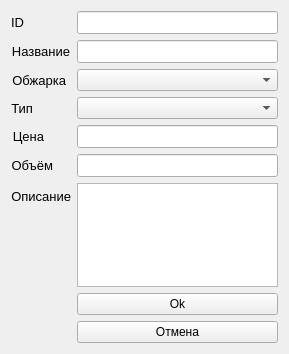
<?xml version="1.0" encoding="UTF-8"?>
<ui version="4.0">
 <class>Form</class>
 <widget class="QWidget" name="Form">
  <property name="geometry">
   <rect>
    <x>0</x>
    <y>0</y>
    <width>289</width>
    <height>354</height>
   </rect>
  </property>
  <property name="windowTitle">
   <string>Работа с записями</string>
  </property>
  <layout class="QFormLayout" name="formLayout">
   <item row="0" column="0">
    <widget class="QLabel" name="label_ID">
     <property name="font">
      <font>
       <pointsize>10</pointsize>
      </font>
     </property>
     <property name="text">
      <string>ID</string>
     </property>
     <property name="alignment">
      <set>Qt::AlignRight|Qt::AlignTrailing|Qt::AlignVCenter</set>
     </property>
    </widget>
   </item>
   <item row="0" column="1">
    <widget class="QLineEdit" name="lineEdit_ID">
     <property name="font">
      <font>
       <pointsize>10</pointsize>
      </font>
     </property>
    </widget>
   </item>
   <item row="1" column="0">
    <widget class="QLabel" name="label_ID_2">
     <property name="font">
      <font>
       <pointsize>10</pointsize>
      </font>
     </property>
     <property name="text">
      <string>Название</string>
     </property>
     <property name="alignment">
      <set>Qt::AlignRight|Qt::AlignTrailing|Qt::AlignVCenter</set>
     </property>
    </widget>
   </item>
   <item row="1" column="1">
    <widget class="QLineEdit" name="lineEdit_name">
     <property name="font">
      <font>
       <pointsize>10</pointsize>
      </font>
     </property>
    </widget>
   </item>
   <item row="2" column="0">
    <widget class="QLabel" name="label_ID_3">
     <property name="font">
      <font>
       <pointsize>10</pointsize>
      </font>
     </property>
     <property name="text">
      <string>Обжарка</string>
     </property>
     <property name="alignment">
      <set>Qt::AlignRight|Qt::AlignTrailing|Qt::AlignVCenter</set>
     </property>
    </widget>
   </item>
   <item row="2" column="1">
    <widget class="QComboBox" name="comboBox"/>
   </item>
   <item row="3" column="0">
    <widget class="QLabel" name="label_ID_4">
     <property name="font">
      <font>
       <pointsize>10</pointsize>
      </font>
     </property>
     <property name="text">
      <string>Тип</string>
     </property>
     <property name="alignment">
      <set>Qt::AlignRight|Qt::AlignTrailing|Qt::AlignVCenter</set>
     </property>
    </widget>
   </item>
   <item row="3" column="1">
    <widget class="QComboBox" name="comboBox_type"/>
   </item>
   <item row="4" column="0">
    <widget class="QLabel" name="label_ID_5">
     <property name="font">
      <font>
       <pointsize>10</pointsize>
      </font>
     </property>
     <property name="text">
      <string>Цена</string>
     </property>
     <property name="alignment">
      <set>Qt::AlignRight|Qt::AlignTrailing|Qt::AlignVCenter</set>
     </property>
    </widget>
   </item>
   <item row="4" column="1">
    <widget class="QLineEdit" name="lineEdit_price">
     <property name="font">
      <font>
       <pointsize>10</pointsize>
      </font>
     </property>
    </widget>
   </item>
   <item row="5" column="0">
    <widget class="QLabel" name="label_ID_6">
     <property name="font">
      <font>
       <pointsize>10</pointsize>
      </font>
     </property>
     <property name="text">
      <string>Объём</string>
     </property>
     <property name="alignment">
      <set>Qt::AlignRight|Qt::AlignTrailing|Qt::AlignVCenter</set>
     </property>
    </widget>
   </item>
   <item row="5" column="1">
    <widget class="QLineEdit" name="lineEdit_volue">
     <property name="font">
      <font>
       <pointsize>10</pointsize>
      </font>
     </property>
    </widget>
   </item>
   <item row="6" column="0">
    <widget class="QLabel" name="label_ID_7">
     <property name="font">
      <font>
       <pointsize>10</pointsize>
      </font>
     </property>
     <property name="text">
      <string>Описание</string>
     </property>
     <property name="alignment">
      <set>Qt::AlignRight|Qt::AlignTrailing|Qt::AlignVCenter</set>
     </property>
    </widget>
   </item>
   <item row="6" column="1">
    <widget class="QTextEdit" name="textEdit"/>
   </item>
   <item row="7" column="1">
    <widget class="QPushButton" name="okButton">
     <property name="text">
      <string>Ok</string>
     </property>
    </widget>
   </item>
   <item row="8" column="1">
    <widget class="QPushButton" name="cancelButton">
     <property name="text">
      <string>Отмена</string>
     </property>
    </widget>
   </item>
  </layout>
 </widget>
 <resources/>
 <connections/>
</ui>
